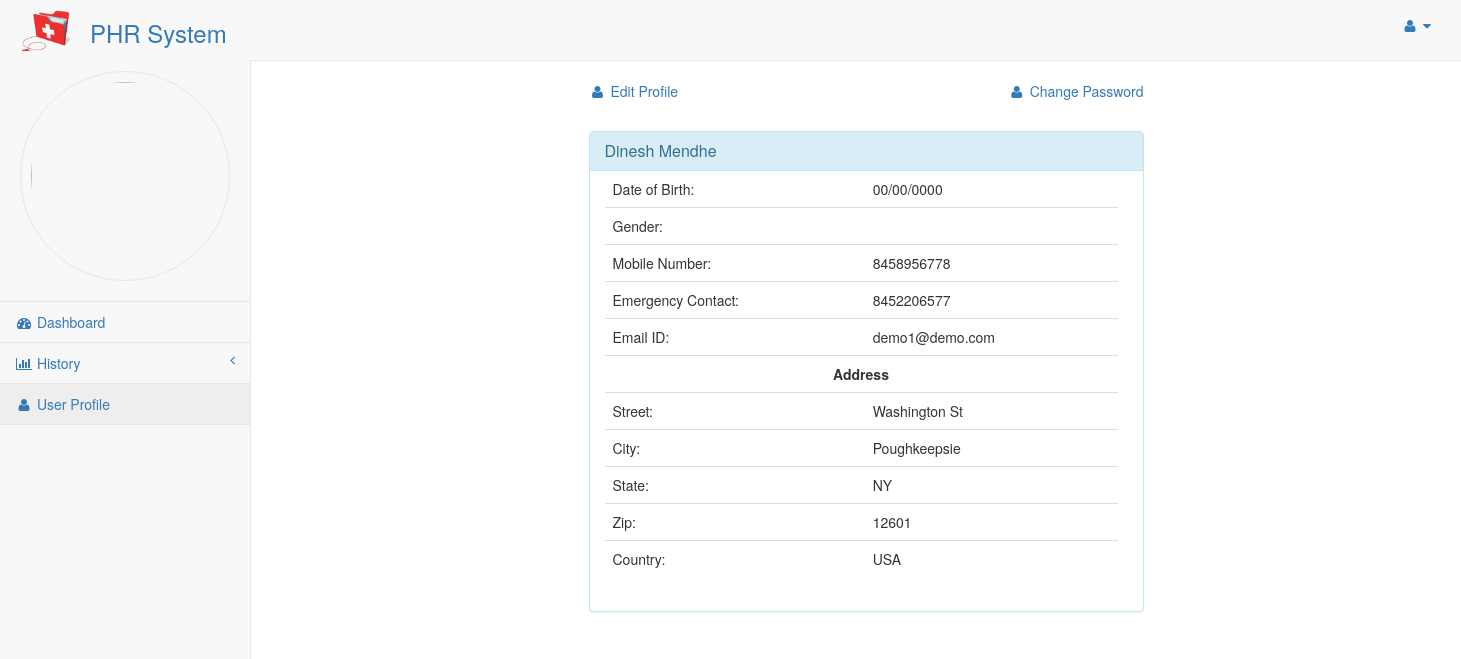
/pages/userprofile.php (signed in), run on an earlier commit of the app's database.
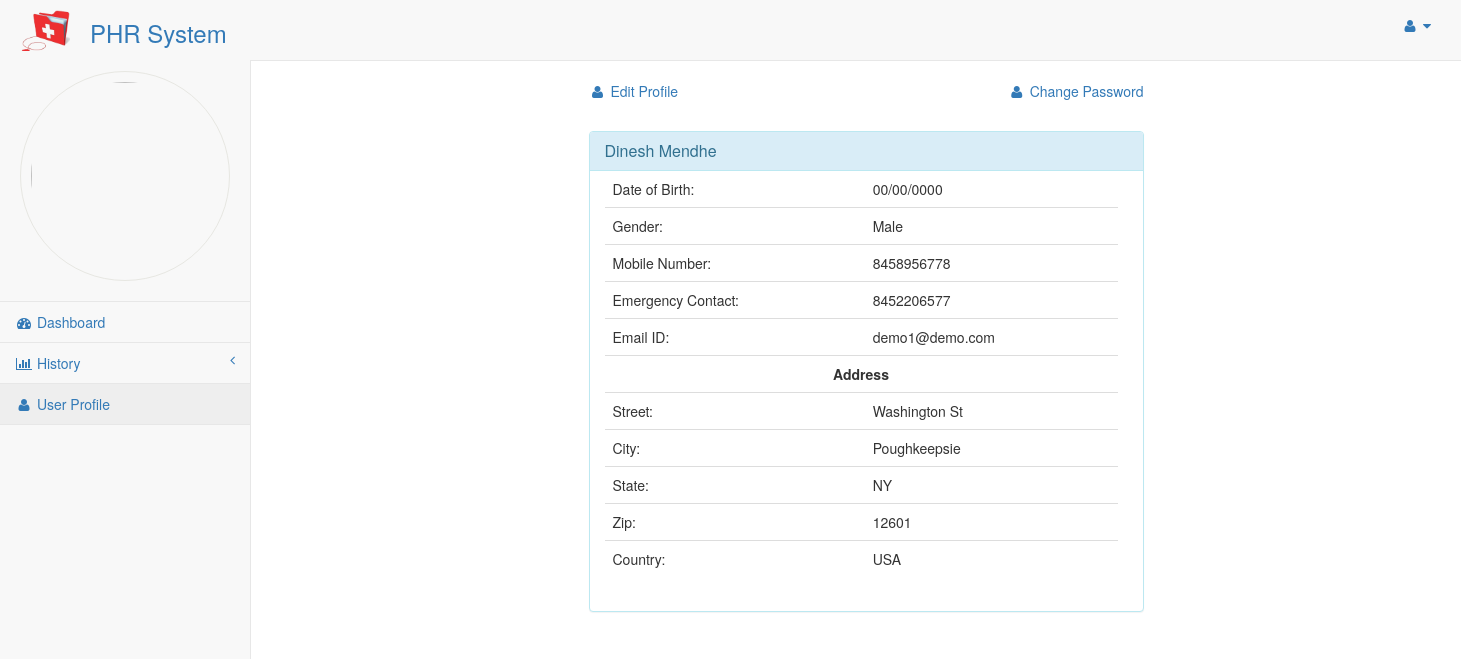
And on a later commit of the database.
### tables this page shows
CREATE TABLE `tbl_users` (
  `pid` int(4) NOT NULL,
  `FirstName` varchar(30) NOT NULL,
  `LastName` varchar(30) NOT NULL,
  `DOB` date NOT NULL,
  `Gender` varchar(30) NOT NULL,
  `profileimage` varchar(300) NOT NULL,
  `MobileNumber` decimal(10,0) NOT NULL,
  `EmergencyContact` decimal(10,0) NOT NULL,
  `EmailId` varchar(30) NOT NULL,
  `Password` varchar(30) NOT NULL,
  `Street` varchar(30) NOT NULL,
  `City` varchar(30) NOT NULL,
  `State` varchar(30) NOT NULL,
  `Zip` int(5) NOT NULL,
  `Country` varchar(30) NOT NULL
);

### pages/userprofile.php (the view, shortened to what this page needs)
<?php include("connection.php"); ?>
<!DOCTYPE html>
<html lang="en">
<head>
    <link href="../bower_components/bootstrap/dist/css/bootstrap.min.css" rel="stylesheet">
    <link href="../bower_components/metisMenu/dist/metisMenu.min.css" rel="stylesheet">
    <link href="../dist/css/timeline.css" rel="stylesheet">
    <link href="../dist/css/sb-admin-2.css" rel="stylesheet">
    <link href="../bower_components/morrisjs/morris.css" rel="stylesheet">
    <link href="../bower_components/font-awesome/css/font-awesome.min.css" rel="stylesheet" type="text/css">
    <link rel="stylesheet" href="../css/animate.css">
    <link href="../css/avatar.css" rel="stylesheet">
</head>
<?php
    $username = "";
    $pid = $_SESSION["pid"];
   $sqlProfile ="SELECT *,DATE_FORMAT(dob, '%m/%d/%Y')  FROM tbl_users WHERE pid = $pid ";
            $results = $conn->query($sqlProfile);
        if(!$results)
        {
            echo "Sorry!! Information not found";
        }
        else
        {
            $row = $results->fetch_row();
            $username = $row[1]." ".$row[2];
            $dob = $row[15];
            $gender = $row[4];
            $MobileNumber = $row[6];
            $EmergencyContact = $row[7];
            $EmailId = $row[8];
            $Street = $row[10];
            $City = $row[11];
            $State = $row[12];
            $Zip = $row[13];
            $Country = $row[14];
          }
?>
<body>
    <div id="wrapper">
         <nav class="navbar navbar-default navbar-static-top" role="navigation" style="margin-bottom: 0">
            <div class="navbar-header">
                <a href="index.php" style="margin-left:20px;">
                    <img src="../img/icon1.png" style="margin-top:10px;" width="50" height="50"  />
                    <h1 style="margin-left:20px;float:right;" >PHR System</h1>
                </a>
            </div>
            <ul class="nav navbar-top-links navbar-right">
                <li class="dropdown">
                    <a class="dropdown-toggle" data-toggle="dropdown" href="#">
                        <i class="fa fa-user fa-fw"></i>  <i class="fa fa-caret-down"></i>
                    </a>
                </li>
            </ul>
            <div class="navbar-default sidebar" role="navigation">
                <div class="sidebar-nav navbar-collapse">
                    <ul class="nav" id="side-menu">
                        <li>
                            <div class="profile-avatar">
                                <img class="img-responsive" src=<?php echo $_SESSION["avatarpath"]; ?> alt="profile picture">
                            </div>
                        </li>
                        <li>
                            <a href="index.php"><i class="fa fa-dashboard fa-fw"></i> Dashboard</a>
                        </li>
                        <li>
                            <a href="#"><i class="fa fa-bar-chart-o fa-fw"></i> History<span id="arrow" class="fa fa-angle-left" style="float:right;"></span></a>
                        </li>
                        <li>
                            <a href="userprofile.php"><i class="fa fa-user fa-fw"></i> User Profile</a>
                        </li>
                    </ul>
                </div>
            </div>
        </nav>
        <div id="page-wrapper" class="site-header animated fadeIn">
            <div class="row">
                <div class="col-lg-12">
    <div class="container">
      <div class="row">
      <div class="col-md-6  toppad  pull-center col-md-offset-3 ">
           <a href="editUserProfile.php"> <i class="fa fa-user fa-fw"></i> Edit Profile</a>
           <a class="pull-right" href="changePassword.php"> <i class="fa fa-user fa-fw"></i> Change Password</a>
       <br>
      </div>
        <div class="col-xs-12 col-sm-12 col-md-6 col-lg-6 col-xs-offset-0 col-sm-offset-0 col-md-offset-3 col-lg-offset-3 toppad" >
          <div class="panel panel-info">
            <div class="panel-heading">
              <h3 class="panel-title"><?php echo $username ?></h3>
            </div>
            <div style="padding-left:30px;height:440px">
              <div class="row" style="margin-right:25px">
                <div>
                  <table class="table table-user-information">
                    <tbody style="overflow-y: hidden;position:relative">
                      <tr>
                        <td style="border-top:0">Date of Birth:</td>
                        <td style="border-top:0"> <?php echo $dob ?> </td>
                      </tr>
                      <tr>
                        <td>Gender:</td>
                        <td> <?php echo $gender ?> </td>
                      </tr>
                      <tr>
                        <td>Mobile Number:</td>
                        <td> <?php echo $MobileNumber ?> </td>
                      </tr>
                      <tr>
                        <td>Emergency Contact:</td>
                        <td> <?php echo $EmergencyContact ?> </td>
                      </tr>
                      <tr>
                        <td>Email ID:</td>
                        <td> <?php echo $EmailId ?></td>
                      </tr>
                      <tr>
                        <td colspan="2" style="text-align:center;font-weight:bold">Address</td>
                      </tr>
                      <tr>
                        <td>Street:</td>
                        <td><?php echo $Street ?> </td>
                      </tr>
                      <tr>
                        <td>City:</td>
                        <td> <?php echo $City ?> </td>
                      </tr>
                      <tr>
                        <td>State:</td>
                        <td> <?php echo $State ?> </td>
                      </tr>
                      <tr>
                        <td>Zip:</td>
                        <td> <?php echo $Zip ?></td>
                      </tr>
                      <tr>
                        <td>Country:</td>
                        <td> <?php echo $Country ?> </td>
                      </tr>
                    </tbody>
                  </table>
                </div>
              </div>
            </div>
          </div>
        </div>
      </div>
    </div>
                </div>
            </div>
        </div>
    </div>
</body>
</html>

### css/avatar.css (style rules this page uses)
.profile-avatar img { border-radius: 50%; border: 1px solid #e7e7e2; padding:10px; margin:20px; height:210px; width:210px; }
.toppad { margin-top:20px; }
h1 { font-size: x-large; }

What changed in the data, as far as the page shows it:
changed tbl_users "Dinesh Mendhe": Gender (not shown) → "Male"
